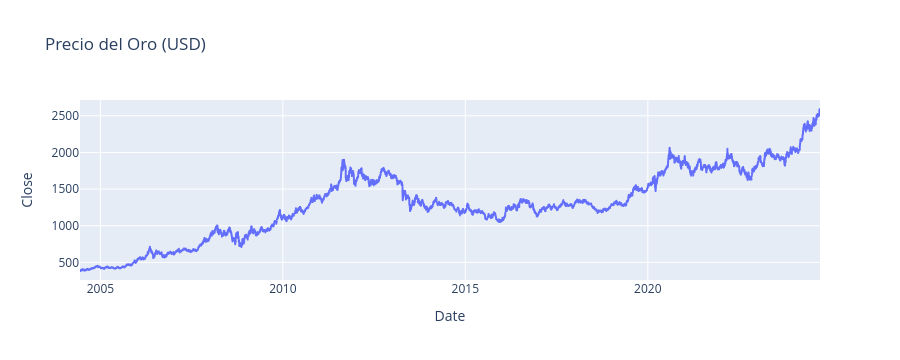

The notebook cell saved with this chart:
### Code cell
import plotly.express as px

fig = px.line(df, x=df.index, y='Close', title='Precio del Oro (USD)')
fig.show()

### Figure 1 — Plotly figure (JSON) as saved in the notebook; plotly's stock layout.template omitted (floating-point values rounded to 4 significant figures; data arrays with more than 128 entries replaced by an {"elided": "..."} marker saying what was removed)
{"data": [{"hovertemplate": "Date=%{x}<br>Close=%{y}<extra></extra>", "legendgroup": "", "line": {"color": "#636efa", "dash": "solid"}, "marker": {"symbol": "circle"}, "mode": "lines", "name": "", "showlegend": false, "type": "scattergl", "x": {"elided": "5205 str values"}, "xaxis": "x", "y": {"elided": "5205 float values"}, "yaxis": "y"}], "layout": {"height": 360, "legend": {"tracegroupgap": 0}, "title": {"text": "Precio del Oro (USD)"}, "xaxis": {"anchor": "y", "autorange": true, "domain": [0, 1], "range": ["2004-06-11", "2024-09-19"], "title": {"text": "Date"}, "type": "date"}, "yaxis": {"anchor": "x", "autorange": true, "domain": [0, 1], "range": [260.1, 2715.0], "title": {"text": "Close"}, "type": "linear"}}}
